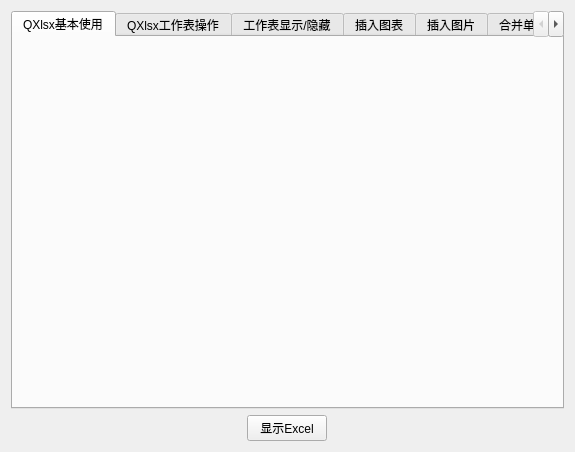
<?xml version="1.0" encoding="UTF-8"?>
<ui version="4.0">
 <class>Widget</class>
 <widget class="QWidget" name="Widget">
  <property name="geometry">
   <rect>
    <x>0</x>
    <y>0</y>
    <width>575</width>
    <height>452</height>
   </rect>
  </property>
  <property name="windowTitle">
   <string>Widget</string>
  </property>
  <layout class="QGridLayout" name="gridLayout">
   <item row="1" column="0">
    <spacer name="horizontalSpacer">
     <property name="orientation">
      <enum>Qt::Horizontal</enum>
     </property>
     <property name="sizeHint" stdset="0">
      <size>
       <width>232</width>
       <height>20</height>
      </size>
     </property>
    </spacer>
   </item>
   <item row="1" column="1">
    <widget class="QPushButton" name="but_show">
     <property name="text">
      <string>显示Excel</string>
     </property>
    </widget>
   </item>
   <item row="1" column="2">
    <spacer name="horizontalSpacer_2">
     <property name="orientation">
      <enum>Qt::Horizontal</enum>
     </property>
     <property name="sizeHint" stdset="0">
      <size>
       <width>232</width>
       <height>20</height>
      </size>
     </property>
    </spacer>
   </item>
   <item row="0" column="0" colspan="3">
    <widget class="QTabWidget" name="tabWidget">
     <property name="currentIndex">
      <number>0</number>
     </property>
     <widget class="Test1" name="tab">
      <attribute name="title">
       <string>QXlsx基本使用</string>
      </attribute>
     </widget>
     <widget class="Test2" name="tab_2">
      <attribute name="title">
       <string>QXlsx工作表操作</string>
      </attribute>
     </widget>
     <widget class="Test3" name="tab_3">
      <attribute name="title">
       <string>工作表显示/隐藏</string>
      </attribute>
     </widget>
     <widget class="Test4" name="tab_4">
      <attribute name="title">
       <string>插入图表</string>
      </attribute>
     </widget>
     <widget class="Test5" name="tab_5">
      <attribute name="title">
       <string>插入图片</string>
      </attribute>
     </widget>
     <widget class="Test6" name="tab_6">
      <attribute name="title">
       <string>合并单元格、文本对齐</string>
      </attribute>
     </widget>
     <widget class="Test7" name="tab_7">
      <attribute name="title">
       <string>字体样式</string>
      </attribute>
     </widget>
    </widget>
   </item>
  </layout>
 </widget>
 <customwidgets>
  <customwidget>
   <class>Test1</class>
   <extends>QWidget</extends>
   <header>test1.h</header>
   <container>1</container>
  </customwidget>
  <customwidget>
   <class>Test2</class>
   <extends>QWidget</extends>
   <header>test2.h</header>
   <container>1</container>
  </customwidget>
  <customwidget>
   <class>Test3</class>
   <extends>QWidget</extends>
   <header>test3.h</header>
   <container>1</container>
  </customwidget>
  <customwidget>
   <class>Test4</class>
   <extends>QWidget</extends>
   <header>test4.h</header>
   <container>1</container>
  </customwidget>
  <customwidget>
   <class>Test5</class>
   <extends>QWidget</extends>
   <header>test5.h</header>
   <container>1</container>
  </customwidget>
  <customwidget>
   <class>Test6</class>
   <extends>QWidget</extends>
   <header>test6.h</header>
   <container>1</container>
  </customwidget>
  <customwidget>
   <class>Test7</class>
   <extends>QWidget</extends>
   <header>test7.h</header>
   <container>1</container>
  </customwidget>
 </customwidgets>
 <resources/>
 <connections/>
</ui>
